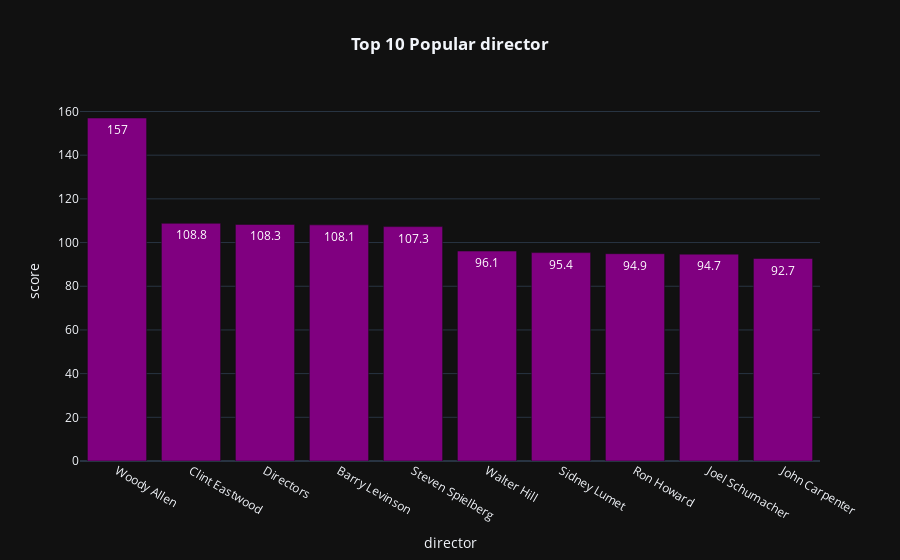

Notebook code for this chart:
### Code cell
fig = px.bar(df.groupby('director',as_index=False).sum().sort_values(by='score',ascending=False).head(10),x='director',y='score',color_discrete_sequence=['purple'],template='plotly_dark',text='score',title='<b>Top 10 Popular director')
fig.update_layout(title_x=0.5)

### Figure 1 — Plotly figure (JSON) as saved in the notebook; plotly's stock layout.template omitted (floating-point values rounded to 4 significant figures)
{"data": [{"alignmentgroup": "True", "hovertemplate": "director=%{x}<br>score=%{text}<extra></extra>", "legendgroup": "", "marker": {"color": "purple", "pattern": {"shape": ""}}, "name": "", "offsetgroup": "", "orientation": "v", "showlegend": false, "text": [157, 108.8, 108.3, 108.1, 107.3, 96.1, 95.4, 94.9, 94.7, 92.7], "textposition": "auto", "type": "bar", "x": ["Woody Allen", "Clint Eastwood", "Directors", "Barry Levinson", "Steven Spielberg", "Walter Hill", "Sidney Lumet", "Ron Howard", "Joel Schumacher", "John Carpenter"], "xaxis": "x", "y": [157, 108.8, 108.3, 108.1, 107.3, 96.1, 95.4, 94.9, 94.7, 92.7], "yaxis": "y"}], "layout": {"autosize": true, "barmode": "relative", "legend": {"tracegroupgap": 0}, "title": {"text": "<b>Top 10 Popular director", "x": 0.5}, "xaxis": {"anchor": "y", "autorange": true, "domain": [0, 1], "range": [-0.5, 9.5], "title": {"text": "director"}, "type": "category"}, "yaxis": {"anchor": "x", "autorange": true, "domain": [0, 1], "range": [0, 165.3], "title": {"text": "score"}, "type": "linear"}}}
